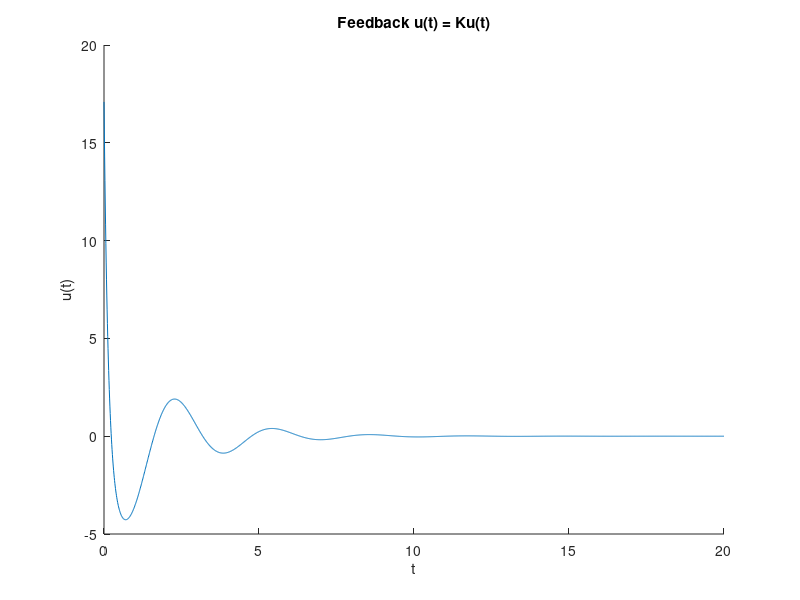
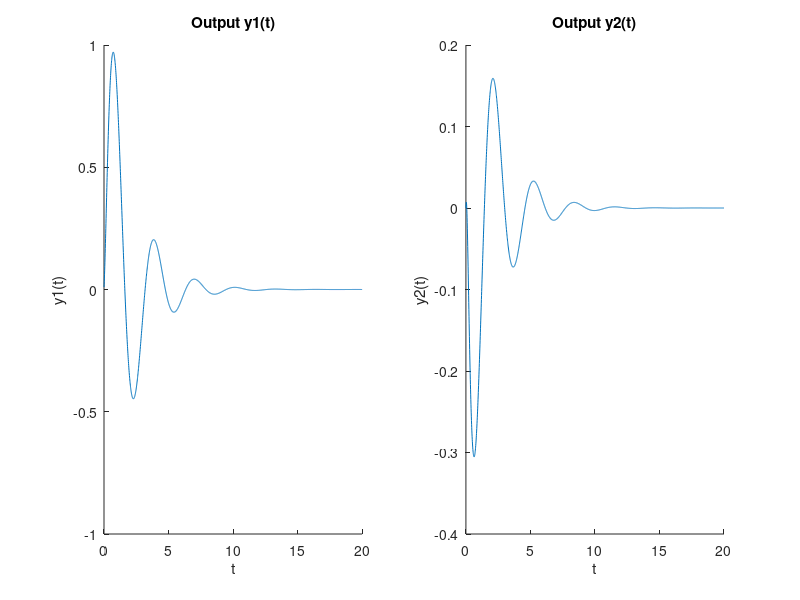

Write the MATLAB code that produced these figures, in order.
clear;
%% Initial point 1
%% Condition setting
M = 1; L = 0.842;
F = 1;g = 9.8093;P=20;
%% Initial Value
% X0 = [0.01,0,0,0]';
X0 = [0.01,1,0,0.5]';
% X0 = [0,0,0.01,0]';
% X0=[2,0,0.5,0]';
%% Parameter 
A = [0,1,0,0;0,-F/M,0,0;0,0,0,1;0,F/L*M,g/L,0];
B = [0;1/M;0;-1/L*M];
C = [1,0,0,0;0,0,1,0];
R = [B,A*B,A*A*B,A*A*A*B];
% syms z;
% expand((z+3.4132)*(z+3.4132)*(z+1)*(z+1))
%% Calculating K 
K =acker(A,B,[-0.5+2i,-0.5-2i,-5,-7]);
K=-K;
% phiA = A^4 + 2*A^3 + (3*A^2)/2 + A/2 + 1/16;
% K = [0,0,0,1]* R^-1 * phiA; 
% K = -K;
%% Plotting u
t = linspace (0,P,2000); 
for i = 1:length(t)
u(i) = K*expm((A+B*K)*t(i))*X0;
end
figure(1)
hold on
plot(t,u(1,:));
xlabel('t');
ylabel('u(t)');
% legend('Initial point 1','Initial point 3');
title('Feedback u(t) = Ku(t)')
%% Plotting y
t = linspace (0,P,2000);
for i = 1:length(t)
y = C*expm((A+B*K)*t(i))*X0;
yc(1,i) = y(1);
yc(2,i) = y(2);
end
figure(2)
subplot(1,2,1)
hold on
plot(t,yc(1,:));
xlabel('t');
ylabel('y1(t)');
% legend('Initial point 1','Initial point 3');
title('Output y1(t)')
figure(2)
subplot(1,2,2)
hold on
plot(t,yc(2,:));
xlabel('t');
ylabel('y2(t)');
% legend('Initial point 1','Initial point 3');
title('Output y2(t)')
%% 3D plotting
% plot3(t,yc(1,:),yc(2,:));
%% Group 2(poles)
% %% Calculating K 
% K =acker(A,B,[-0.5,-0.5,-5,-7]);
% K=-K;
% % phiA = A^4 + 2*A^3 + (3*A^2)/2 + A/2 + 1/16;
% % K = [0,0,0,1]* R^-1 * phiA; 
% % K = -K;
% %% Plotting u
% t = linspace (0,P,2000); 
% for i = 1:length(t)
% u(i) = K*expm((A+B*K)*t(i))*X0;
% end
% figure(1)
% hold on
% plot(t,u(1,:));
% legend('Group 1','Group 2');
% title('Feedback u(t) = Ku(t)')
% xlabel('t');
% ylabel('u(t)');